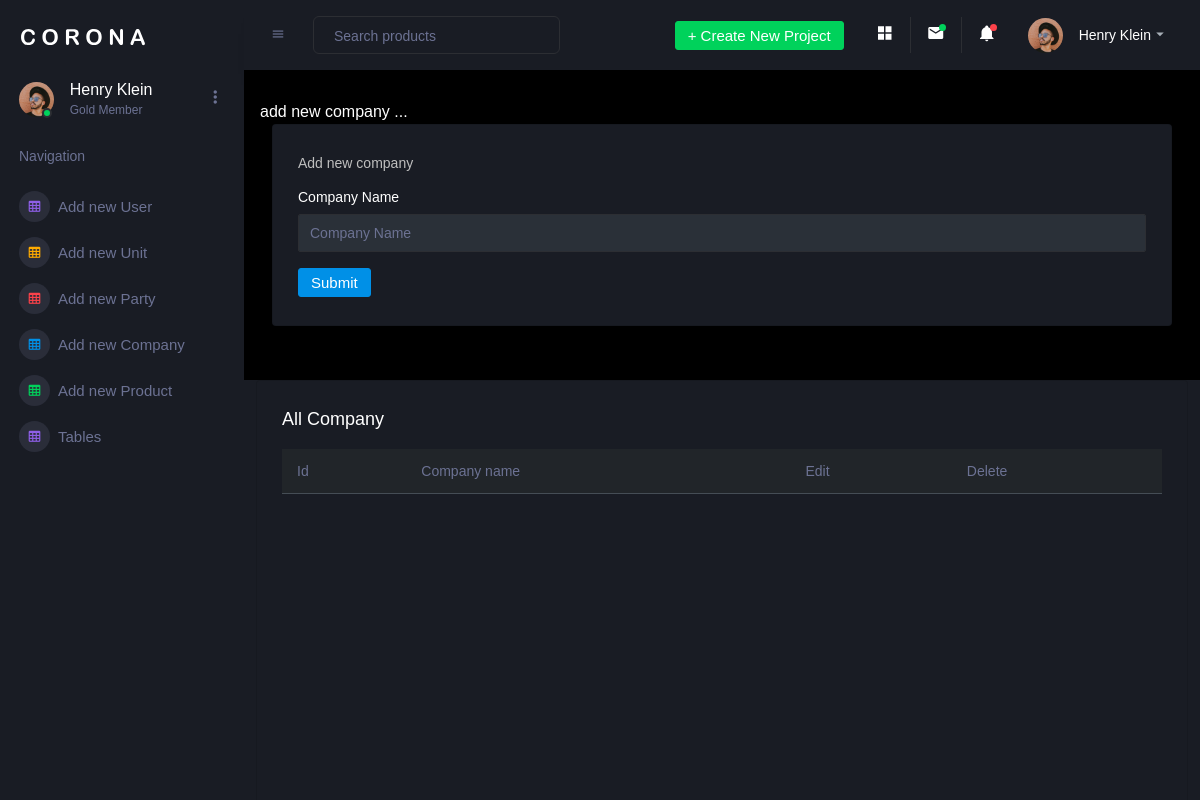
Page /admin/add_company.php on the earlier database version.
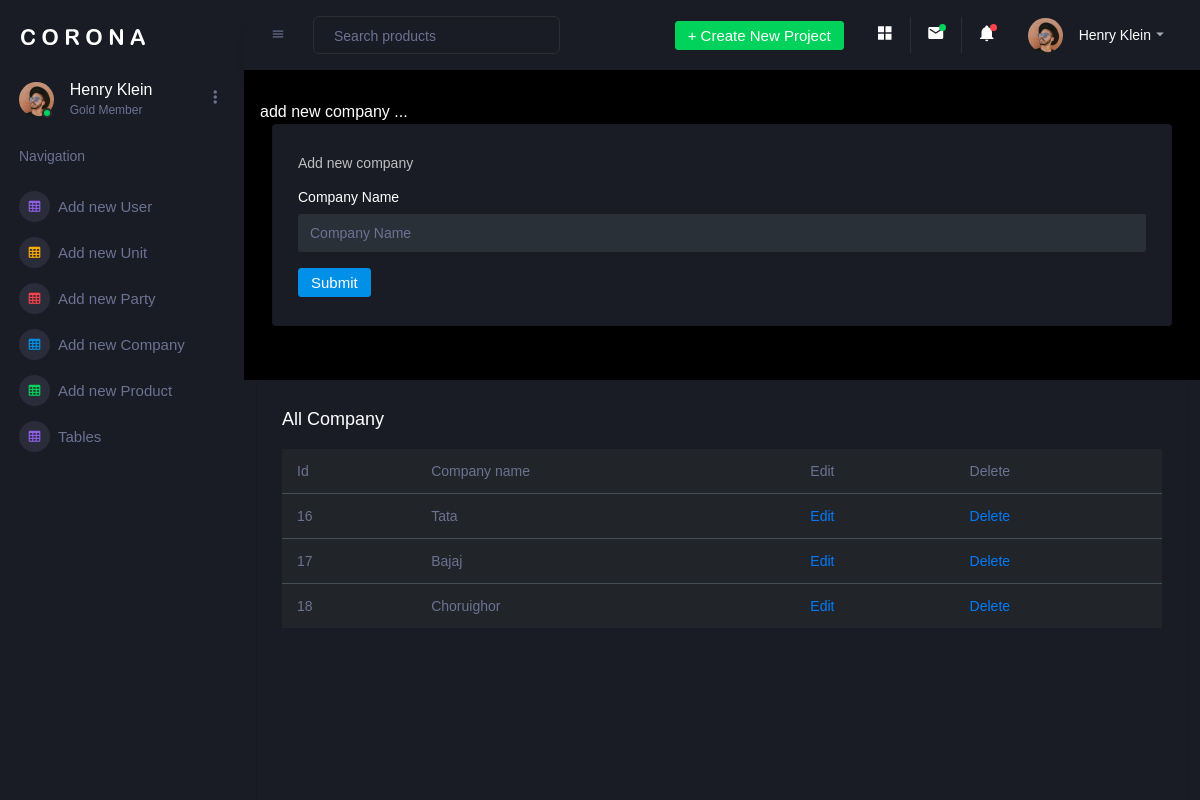
Same page on the later database version.
### tables this page shows
CREATE TABLE `company_name` (
  `id` int(5) NOT NULL,
  `company_name` varchar(100) NOT NULL
);

### admin/add_company.php (the view, shortened to what this page needs)
<?php
include "header.php";
include "../user/connection.php";
?>
    <div class="main-panel">
        <div class="content-wrapper">
            <div class="row">
                add new company ...
                <div class="col-12 grid-margin stretch-card">
                    <div class="card">
                        <div class="card-body">
                            <p class="card-description"> Add new company</p>
                            <form class="forms-sample" action="" method="post" name="form1">
                                <div class="form-group">
                                    <label> Company Name</label>
                                    <input type="text" class="form-control" name="company_name" placeholder="Company Name">
                                </div>
                                <button type="submit" class="btn btn-primary mr-2" name="submit1">Submit</button>
                            </form>
                        </div>
                    </div>
                </div>
            </div>
        </div>
        <div class="col-lg-12 grid-margin stretch-card">
            <div class="card">
                <div class="card-body">
                    <h4 class="card-title">All Company </h4>
                    <div class="table-responsive">
                        <table class="table table-dark">
                            <thead>
                            <tr>
                                <th> Id </th>
                                <th> Company name </th>
                                <th> Edit </th>
                                <th> Delete </th>
                            </tr>
                            </thead>
                            <tbody>
                            <?php
                            $res=mysqli_query($link,"select * from company_name");
                            while($row=mysqli_fetch_assoc($res)){ ?>
                                <tr>
                                    <td> <?= $row['id'];?> </td>
                                    <td> <?= $row['company_name'];?> </td>
                                    <td> <a href="edit_company.php?id=<?php echo $row['id'];?>"> Edit </a></td>
                                    <td> <a href="delete_company.php?id=<?php echo $row['id'];?>"> Delete </a></td>
                                </tr>
                            <?php }  ?>
                            </tbody>
                        </table>
                    </div>
                </div>
            </div>
        </div>
    </div>

Differences in the rows shown:
added company_name: id "16", company_name "Tata"
added company_name: id "17", company_name "Bajaj"
added company_name: id "18", company_name "Choruighor"
